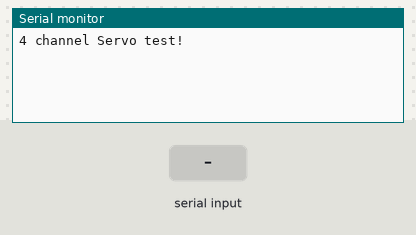
Simulated run of this sketch. Board: Arduino Zero (SAMD21). Parts: the last lines printed to the serial monitor. Inputs (shaded band) come from the test bench.

Above: at 1.2 s.
1.3 s: "1" received over Serial
At 2.3 s:
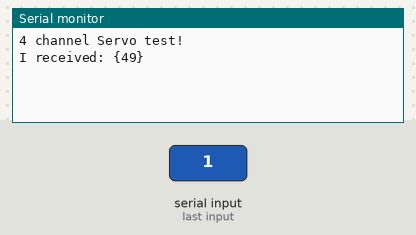
2.8 s: "0" received over Serial
At 3.5 s:
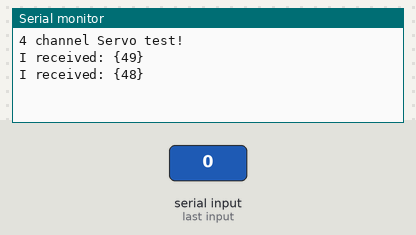
4.3 s: "2" received over Serial
At 5.8 s:
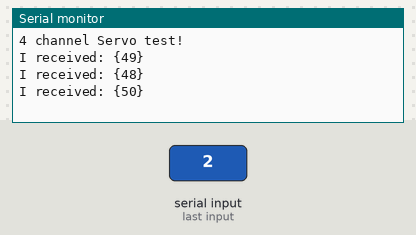

The sketch:

ReceiveMotorPos.ino
```cpp
#include <Wire.h>
#include <Adafruit_PWMServoDriver.h>

// called this way, it uses the default address 0x40
Adafruit_PWMServoDriver pwm = Adafruit_PWMServoDriver();
// you can also call it with a different address you want
//Adafruit_PWMServoDriver pwm = Adafruit_PWMServoDriver(0x41);
// you can also call it with a different address and I2C interface
//Adafruit_PWMServoDriver pwm = Adafruit_PWMServoDriver(0x40, Wire);

// Depending on your servo make, the pulse width min and max may vary, you
// want these to be as small/large as possible without hitting the hard stop
// for max range. You'll have to tweak them as necessary to match the servos you
// have!
#define SERVOMIN 100   // This is the 'minimum' pulse length count (out of 4096)
#define SERVOMAX 500   // This is the 'maximum' pulse length count (out of 4096)
#define SWEEPLEN 125   // This is the max distance from middle the servo will go
#define SERVOMID 300   // This is the 'middle' pulse length count (out of 4096)
#define USMIN 600      // This is the rounded 'minimum' microsecond length based on the minimum pulse of 150
#define USMAX 2400     // This is the rounded 'maximum' microsecond length based on the maximum pulse of 600
#define SERVO_FREQ 50  // Analog servos run at ~50 Hz updates

// our servo # counter
uint8_t servo1 = 0;
uint8_t servo2 = 1;
uint8_t servo3 = 2;
uint8_t servo4 = 3;

void setup() {
  SerialUSB.begin(115200);
  Serial.begin(115200);
  Serial.println("4 channel Servo test!");

  pwm.begin();
  /*
   * In theory the internal oscillator (clock) is 25MHz but it really isn't
   * that precise. You can 'calibrate' this by tweaking this number until
   * you get the PWM update frequency you're expecting!
   * The int.osc. for the PCA9685 chip is a range between about 23-27MHz and
   * is used for calculating things like writeMicroseconds()
   * Analog servos run at ~50 Hz updates, It is importaint to use an
   * oscilloscope in setting the int.osc frequency for the I2C PCA9685 chip.
   * 1) Attach the oscilloscope to one of the PWM signal pins and ground on
   *    the I2C PCA9685 chip you are setting the value for.
   * 2) Adjust setOscillatorFrequency() until the PWM update frequency is the
   *    expected value (50Hz for most ESCs)
   * Setting the value here is specific to each individual I2C PCA9685 chip and
   * affects the calculations for the PWM update frequency.
   * Failure to correctly set the int.osc value will cause unexpected PWM results
   */
  pwm.setOscillatorFrequency(27000000);
  pwm.setPWMFreq(SERVO_FREQ);  // Analog servos run at ~50 Hz updates

  delay(10);
}

void loop() {

  uint16_t pos2 = 250;
  uint16_t motorvalue[4] = { 0 };
  uint8_t mybuffer[20] = { 0 };
  uint16_t mybufindex = 0;

  while (1) {
    while ((SerialUSB.available() > 0) && (mybufindex < 8)) {
      uint8_t value = SerialUSB.read();
      Serial.print("I received: {");
      Serial.print(value, DEC);
      Serial.println("}");

      mybuffer[mybufindex] = value;
      mybufindex++;

      //SerialUSB.write(value);
      /*
    if ((value > SERVOMIN) && (value < SERVOMAX)) {
    motorvalue = value;
    SerialUSB.write(motorvalue);
    Serial.println("motorvalue: ");
    Serial.println(motorvalue);
    pwm.setPWM(1, 0, motorvalue);
    }
    */
    }

    if (mybufindex == 8) {
      for (uint8_t i = 0; i < (mybufindex / 2); i++) {
        motorvalue[i] = (((uint16_t)mybuffer[2 * i + 1]) << 8) + ((uint16_t)mybuffer[2 * i]);
        /*
      Serial.print("mybuffer[2*i]: ");
      Serial.println(mybuffer[2*i]);
      Serial.print("mybuffer[2*i+1]: ");
      Serial.println(mybuffer[2*i+1]);
      Serial.print("Motor Value ");
      Serial.print(i);
      Serial.print(": ");
      Serial.println(motorvalue[i]);
      */
      }

      for (uint8_t i = 0; i < 4; i++) {
        if (motorvalue[i] > 450) {
          motorvalue[i] = 450;
        }
      }

      for (uint8_t i = 0; i < 4; i++) {
        uint8_t highbyte = (uint8_t)((motorvalue[i] & 0xff00) >> 8);
        uint8_t lowbyte = (uint8_t)((motorvalue[i] & 0xff));

        SerialUSB.write(lowbyte);
        SerialUSB.write(highbyte);
        /*
      Serial.print("lowbyte: ");
      Serial.println(lowbyte);
      Serial.print("highbyte: ");
      Serial.println(highbyte);
      */
      }
      Serial.print("motorvalue[1] recieved: ");
      Serial.println(motorvalue[0]);
      Serial.print("motorvalue[2] recieved: ");
      Serial.println(motorvalue[1]);
      Serial.print("motorvalue[3] recieved: ");
      Serial.println(motorvalue[2]);
      Serial.print("motorvalue[4] recieved: ");
      Serial.println(motorvalue[3]);
    }

    mybufindex = 0;

    uint16_t u1 = motorvalue[0];
    uint16_t u2 = motorvalue[1];
    uint16_t u3 = motorvalue[2];
    uint16_t u4 = motorvalue[3];

    pwm.setPWM(servo1, 0, u1);
    pwm.setPWM(servo2, 0, u2);
    pwm.setPWM(servo3, 0, u3);
    pwm.setPWM(servo4, 0, u4);

  }


    //pwm.setPWM(1, 0, pos2);
  }
```

Measured:
- after the input at 1.3 s, the serial monitor: prints a new line at once (image 1)
- after the input at 2.8 s, the serial monitor: prints a new line at once (image 2)
- after the input at 4.3 s, the serial monitor: prints a new line at once (image 3)
